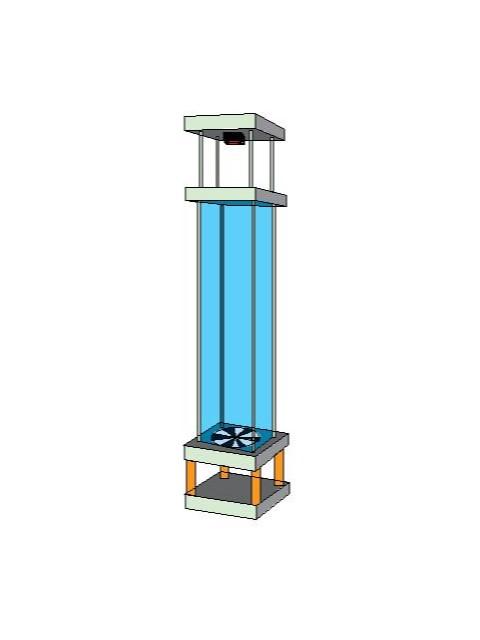
%> input picture Imagenes/Levitador.jpg, 480 x 640 px
$ octave Render.m   (GNU Octave 9; MATLAB toolbox functions it lacks are replaced by stand-ins)
%> lines starting %> are read from the running program, lines starting %| are printed output that depends on the picture
clear all
ts = 0.06;

name = ".\Imagenes\Levitador.jpg";
levitador = imread(name);
%> levitador is the input picture: size 640x480x3 uint8; mean R, G, B 240.4, 246, 247.4
levitador = imrotate(levitador,90,'bilinear');
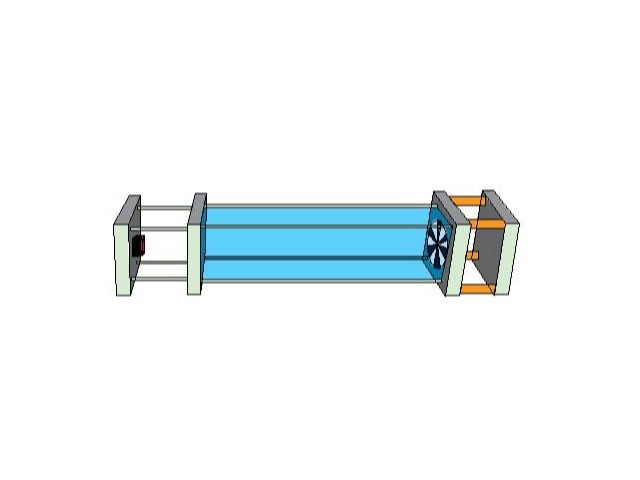
%> levitador: size 480x640x3 uint8; mean R, G, B 240.4, 246, 247.4; mean of the top-left, top-right, bottom-left and bottom-right quarters 246.4, 244, 245.3, 242.8

name = ".\Imagenes\Pelota.jpg";
pelota = imread(name);
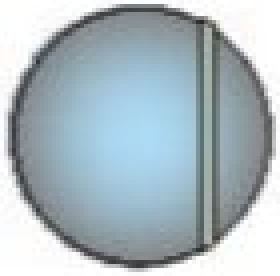
%> input picture Imagenes/Pelota.jpg, 70 x 69 px (shown 4 times larger)
%> pelota is the input picture: size 69x70x3 uint8; mean R, G, B 171.8, 186, 193
pelota = imrotate(pelota,90,'bilinear');
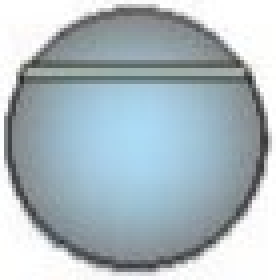
%> pelota: size 70x69x3 uint8 (shown 4 times larger); mean R, G, B 171.8, 186, 193; mean of the top-left, top-right, bottom-left and bottom-right quarters 180.4, 182.9, 184.3, 186.6

scale=0.23;
name = ".\Imagenes\Ventilador1.jpg";
ventilador1 = imread(name);
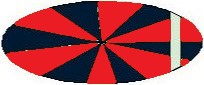
%> input picture Imagenes/Ventilador1.jpg, 204 x 85 px
%> ventilador1 is the input picture: size 85x204x3 uint8; mean R, G, B 160.5, 87.6, 95.3
ventilador1 = imrotate(ventilador1,90,'bilinear');
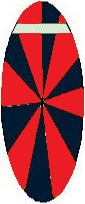
%> ventilador1: size 204x85x3 uint8; mean R, G, B 160.5, 87.6, 95.3; mean of the top-left, top-right, bottom-left and bottom-right quarters 125.7, 119.8, 105.2, 107.4
ventilador1 = imresize(ventilador1, scale);
%> ventilador1: size 47x20x3 uint8

name = ".\Imagenes\Ventilador2.jpg";
ventilador2 = imread(name);
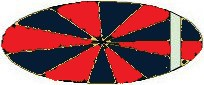
%> input picture Imagenes/Ventilador2.jpg, 204 x 85 px
%> ventilador2 is the input picture: size 85x204x3 uint8; mean R, G, B 153, 93.1, 98
ventilador2 = imrotate(ventilador2,90,'bilinear');
%> ventilador2: size 204x85x3 uint8
ventilador2 = imresize(ventilador2, scale);
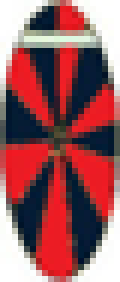
%> ventilador2: size 47x20x3 uint8 (shown 6 times larger); mean R, G, B 152.6, 92.4, 97.4

%> (the run ends here)
